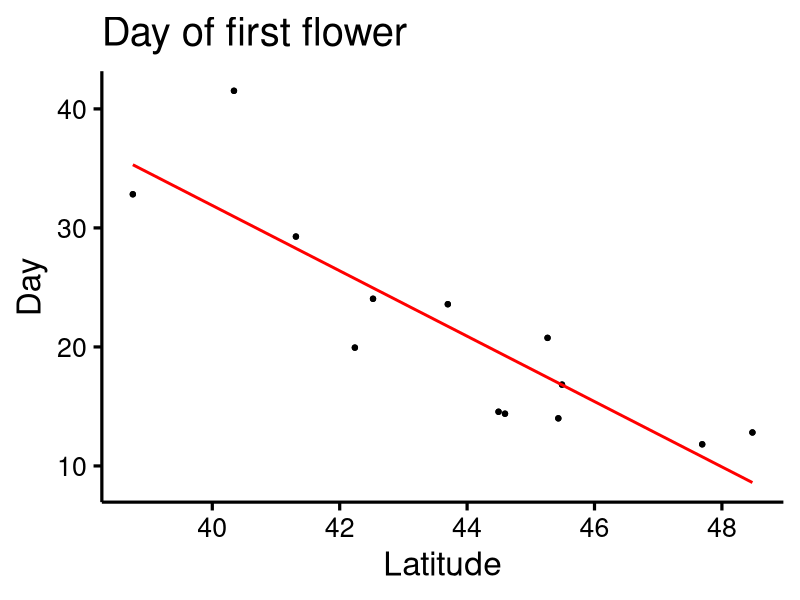
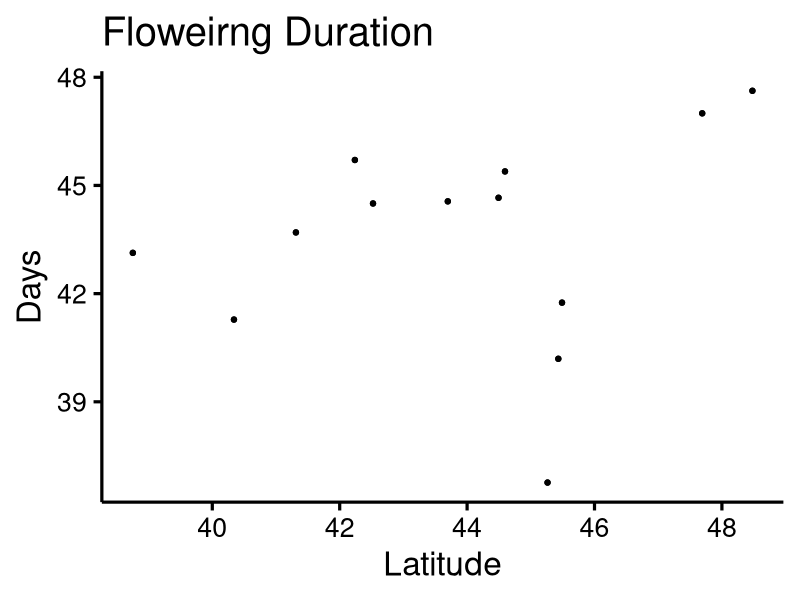
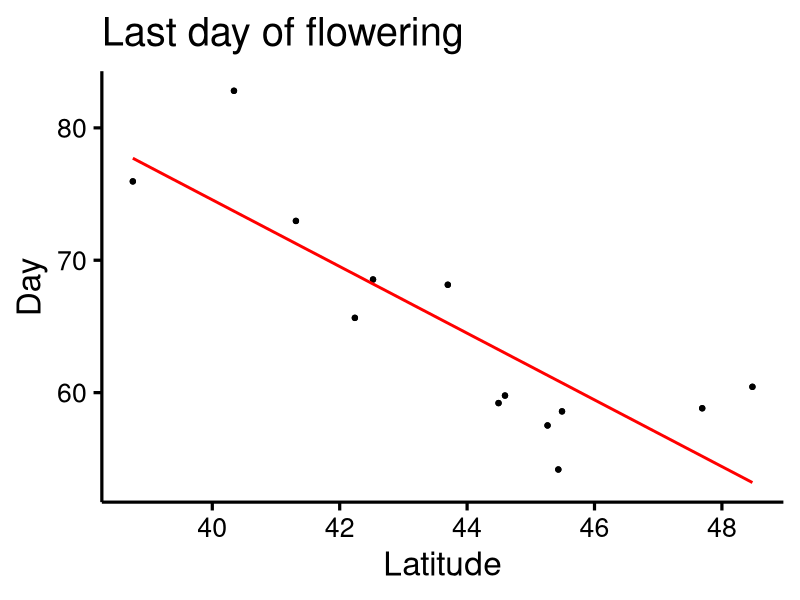
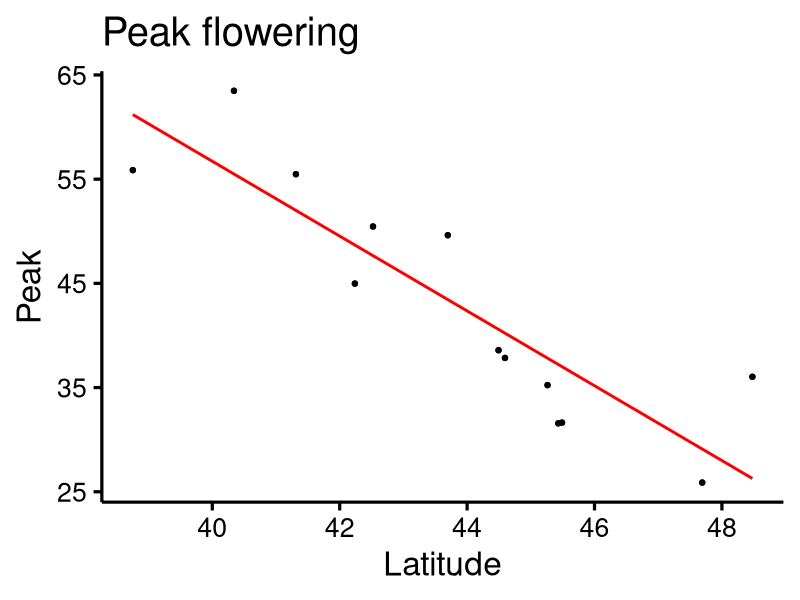
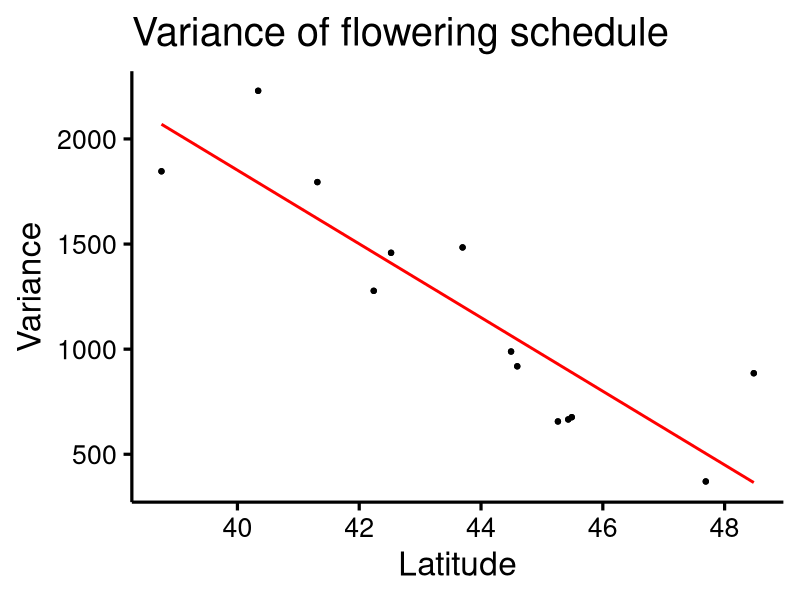
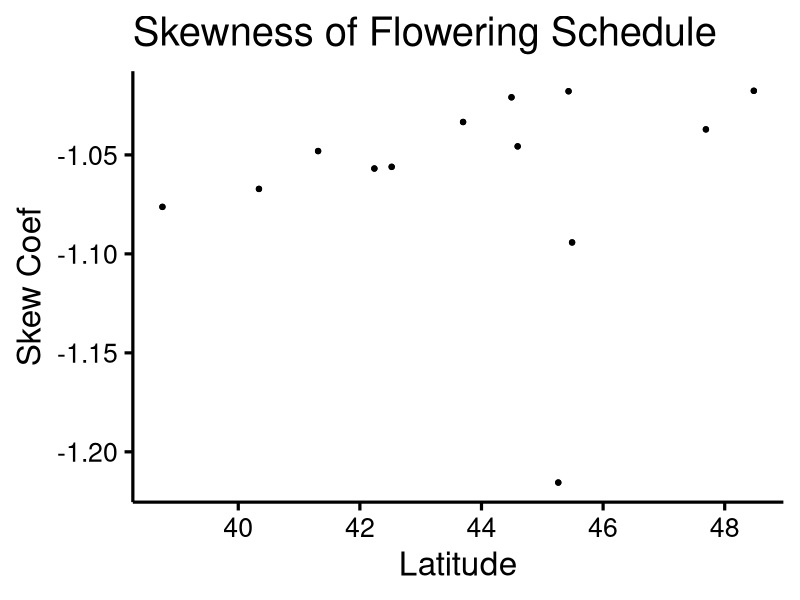
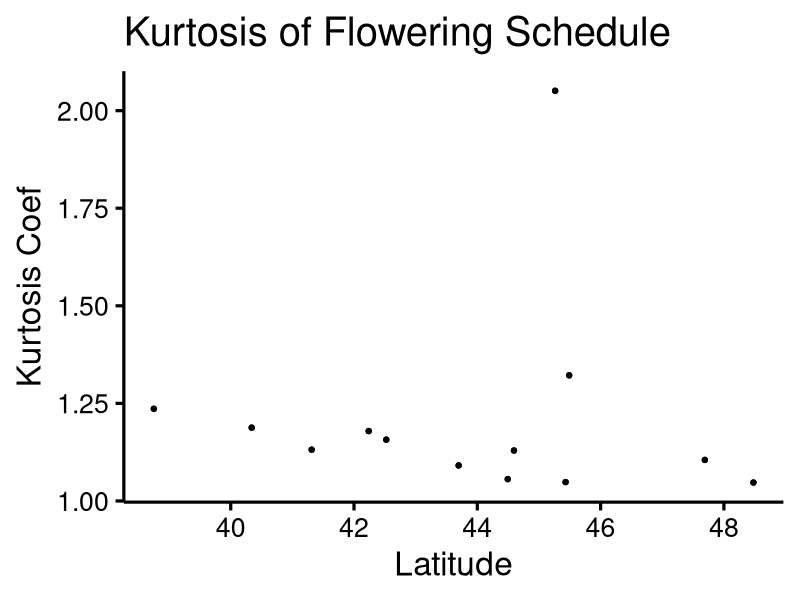
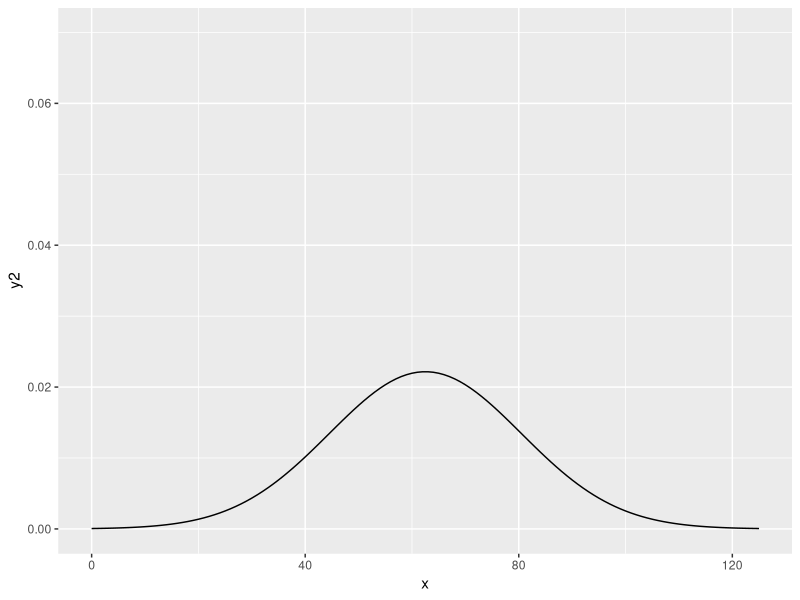

Reproduce these figures in R, in order.
## ---- chunk 1
dat<-read.csv("./data/FloralDisplayPop.csv") # Latitudes of population origin were added to the csv file manually.
library(ggplot2)
library(dplyr)

theme_custom<-function(base_size = 24, base_family = ""){
  theme_bw(base_size = base_size, base_family = base_family) %+replace% 
    theme(axis.text = element_text(size = rel(0.8),colour="black"),
          axis.ticks = element_line(colour = "black"), 
          legend.position = "none",
          panel.border = element_rect(fill = NA, colour = NA), 
          panel.grid.major = element_line(colour = NA,size = 0), 
          panel.grid.minor = element_line(colour = NA,size = 0), 
          axis.line = element_line(colour ="black")
    )
}
## ---- chunk 2
#Julian day first flower x Latitude
FirstFlwr<- ggplot(data=dat,mapping=aes(x=Latitude,y=Start)) + geom_point() + labs(x="Latitude",y="Day",title="Day of first flower") + theme_custom() + geom_smooth(method = "lm", se=F, colour="red")

FirstFlwr

reg4<-lm(Start~Latitude,data=dat)
summary(reg4)

#Duration x Latitude
Duration<- ggplot() + geom_point(data=dat,mapping=aes(x=Latitude,y=Duration)) + labs(x="Latitude",y="Days",title="Floweirng Duration") + theme_custom()

Duration

reg5<-lm(Duration~Latitude,data=dat)
summary(reg5)

#End Date x Latitude
EndDate<-ggplot(data=dat,mapping=aes(x=Latitude,y=End)) + geom_point() + labs(x="Latitude",y="Day",title="Last day of flowering") + theme_custom() + geom_smooth(method = "lm", se=F, colour="red")

EndDate

reg6<-lm(End~Latitude,data=dat)
summary(reg6)

## ---- chunk 3
# Peak (mean) flowering x Latitude
Peak <- ggplot(data=dat,mapping=aes(x=Latitude,y=Peak)) + geom_point() + labs(x="Latitude",y="Peak",title="Peak flowering") + theme_custom() + geom_smooth(method = "lm", se=F, colour="red")

Peak

reg0<-lm(Peak~Latitude,data=dat)
summary(reg0)

# Variance x Latitude
VarST<- ggplot(data=dat,mapping=aes(x=Latitude,y=Var)) + geom_point() + labs(x="Latitude",y="Variance",title="Variance of flowering schedule") + theme_custom() + geom_smooth(method = "lm", se=F, colour="red")

VarST

reg1<-lm(Var~Latitude,data=dat)
summary(reg1)

#Skew x Latitude
SkewST<- ggplot(data=dat,mapping=aes(x=Latitude,y=Skew)) + geom_point() + labs(x="Latitude",y="Skew Coef",title="Skewness of Flowering Schedule") + theme_custom()

SkewST

reg2<-lm(Skew~Latitude,data=dat)
summary(reg2)

#Kurtosis x Latitude
KurtST<- ggplot(data=dat,mapping=aes(x=Latitude,y=Kurt)) + geom_point() + labs(x="Latitude",y="Kurtosis Coef",title="Kurtosis of Flowering Schedule") + theme_custom()

KurtST

reg3<-lm(Kurt~Latitude,data=dat)
summary(reg3)
## ---- chunk 4
# Need to clean up the theme of these graphs.
library(ggplot2)
#Low Variance
x<-seq(0,125,by=1)
y<-dnorm(x,mean=62.5,sd=6)
LowVar<-qplot(x,y,geom="line") + ylim(0,0.07)

#High Variance
x<-seq(0,125,by=1)
y2<-dnorm(x,mean=62.5,sd=18)
HighVar<-qplot(x,y2,geom="line") + ylim(0,0.07)

HighVar
LowVar


